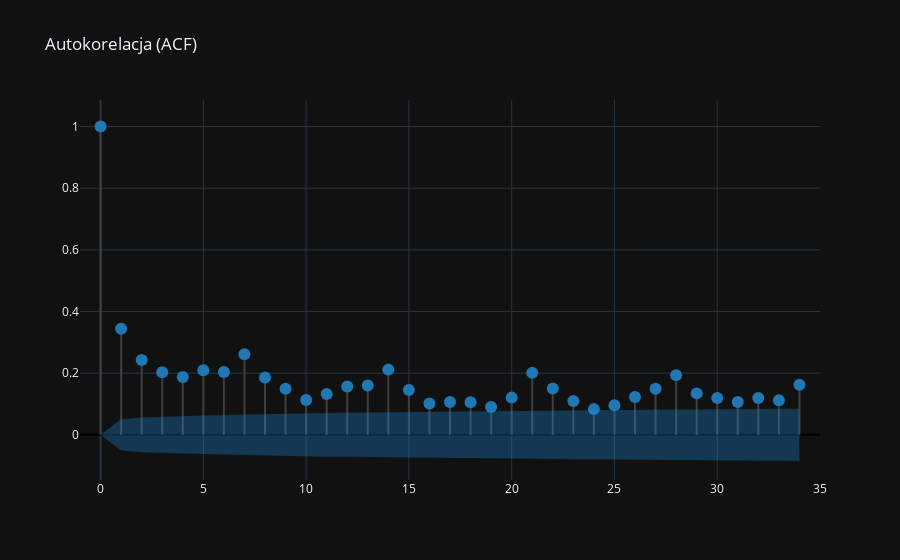
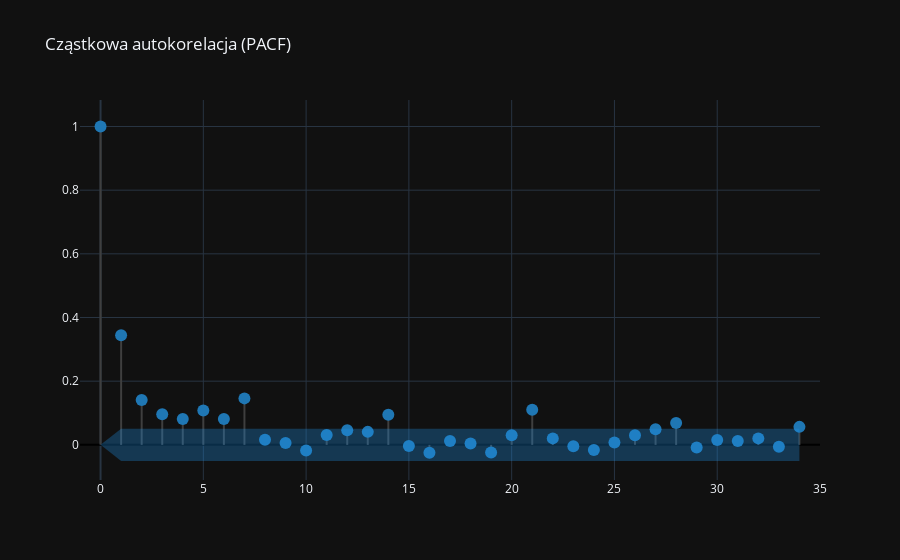

Notebook cell for these charts, in order:
### Markdown cell above
Ogólny trend spadkowy do 2020 roku, a następnie stopniowy wzrost aktywności. Sezonowość pozostaje stabilna przez cały okres, wskazując na cykliczne wzorce w danych. Reszty wykazują losowe wahania bez wyraźnych anomalii.

### Code cell
functions.plot_autocorrelation(df.value, title='Autokorelacja (ACF)', alpha=0.01, show_pacf=False)
functions.plot_autocorrelation(df.value, title='Cząstkowa autokorelacja (PACF)', alpha=0.01, show_pacf=True)

### Figure 1 — Plotly figure (JSON) as saved in the notebook; plotly's stock layout.template omitted (floating-point values rounded to 4 significant figures)
{"data": [{"line": {"color": "#3f3f3f"}, "mode": "lines", "showlegend": false, "type": "scatter", "x": [0, 0], "y": [0, 1]}, {"line": {"color": "#3f3f3f"}, "mode": "lines", "showlegend": false, "type": "scatter", "x": [1, 1], "y": [0, 0.344]}, {"line": {"color": "#3f3f3f"}, "mode": "lines", "showlegend": false, "type": "scatter", "x": [2, 2], "y": [0, 0.2424]}, {"line": {"color": "#3f3f3f"}, "mode": "lines", "showlegend": false, "type": "scatter", "x": [3, 3], "y": [0, 0.2033]}, {"line": {"color": "#3f3f3f"}, "mode": "lines", "showlegend": false, "type": "scatter", "x": [4, 4], "y": [0, 0.1872]}, {"line": {"color": "#3f3f3f"}, "mode": "lines", "showlegend": false, "type": "scatter", "x": [5, 5], "y": [0, 0.2096]}, {"line": {"color": "#3f3f3f"}, "mode": "lines", "showlegend": false, "type": "scatter", "x": [6, 6], "y": [0, 0.2037]}, {"line": {"color": "#3f3f3f"}, "mode": "lines", "showlegend": false, "type": "scatter", "x": [7, 7], "y": [0, 0.2613]}, {"line": {"color": "#3f3f3f"}, "mode": "lines", "showlegend": false, "type": "scatter", "x": [8, 8], "y": [0, 0.1857]}, {"line": {"color": "#3f3f3f"}, "mode": "lines", "showlegend": false, "type": "scatter", "x": [9, 9], "y": [0, 0.1492]}, {"line": {"color": "#3f3f3f"}, "mode": "lines", "showlegend": false, "type": "scatter", "x": [10, 10], "y": [0, 0.113]}, {"line": {"color": "#3f3f3f"}, "mode": "lines", "showlegend": false, "type": "scatter", "x": [11, 11], "y": [0, 0.1327]}, {"line": {"color": "#3f3f3f"}, "mode": "lines", "showlegend": false, "type": "scatter", "x": [12, 12], "y": [0, 0.1568]}, {"line": {"color": "#3f3f3f"}, "mode": "lines", "showlegend": false, "type": "scatter", "x": [13, 13], "y": [0, 0.1601]}, {"line": {"color": "#3f3f3f"}, "mode": "lines", "showlegend": false, "type": "scatter", "x": [14, 14], "y": [0, 0.2115]}, {"line": {"color": "#3f3f3f"}, "mode": "lines", "showlegend": false, "type": "scatter", "x": [15, 15], "y": [0, 0.1451]}, {"line": {"color": "#3f3f3f"}, "mode": "lines", "showlegend": false, "type": "scatter", "x": [16, 16], "y": [0, 0.1013]}, {"line": {"color": "#3f3f3f"}, "mode": "lines", "showlegend": false, "type": "scatter", "x": [17, 17], "y": [0, 0.1063]}, {"line": {"color": "#3f3f3f"}, "mode": "lines", "showlegend": false, "type": "scatter", "x": [18, 18], "y": [0, 0.1056]}, {"line": {"color": "#3f3f3f"}, "mode": "lines", "showlegend": false, "type": "scatter", "x": [19, 19], "y": [0, 0.08992]}, {"line": {"color": "#3f3f3f"}, "mode": "lines", "showlegend": false, "type": "scatter", "x": [20, 20], "y": [0, 0.1206]}, {"line": {"color": "#3f3f3f"}, "mode": "lines", "showlegend": false, "type": "scatter", "x": [21, 21], "y": [0, 0.2009]}, {"line": {"color": "#3f3f3f"}, "mode": "lines", "showlegend": false, "type": "scatter", "x": [22, 22], "y": [0, 0.1503]}, {"line": {"color": "#3f3f3f"}, "mode": "lines", "showlegend": false, "type": "scatter", "x": [23, 23], "y": [0, 0.1098]}, {"line": {"color": "#3f3f3f"}, "mode": "lines", "showlegend": false, "type": "scatter", "x": [24, 24], "y": [0, 0.08334]}, {"line": {"color": "#3f3f3f"}, "mode": "lines", "showlegend": false, "type": "scatter", "x": [25, 25], "y": [0, 0.09594]}, {"line": {"color": "#3f3f3f"}, "mode": "lines", "showlegend": false, "type": "scatter", "x": [26, 26], "y": [0, 0.1228]}, {"line": {"color": "#3f3f3f"}, "mode": "lines", "showlegend": false, "type": "scatter", "x": [27, 27], "y": [0, 0.1498]}, {"line": {"color": "#3f3f3f"}, "mode": "lines", "showlegend": false, "type": "scatter", "x": [28, 28], "y": [0, 0.1931]}, {"line": {"color": "#3f3f3f"}, "mode": "lines", "showlegend": false, "type": "scatter", "x": [29, 29], "y": [0, 0.1344]}, {"line": {"color": "#3f3f3f"}, "mode": "lines", "showlegend": false, "type": "scatter", "x": [30, 30], "y": [0, 0.1191]}, {"line": {"color": "#3f3f3f"}, "mode": "lines", "showlegend": false, "type": "scatter", "x": [31, 31], "y": [0, 0.1065]}, {"line": {"color": "#3f3f3f"}, "mode": "lines", "showlegend": false, "type": "scatter", "x": [32, 32], "y": [0, 0.1192]}, {"line": {"color": "#3f3f3f"}, "mode": "lines", "showlegend": false, "type": "scatter", "x": [33, 33], "y": [0, 0.1123]}, {"line": {"color": "#3f3f3f"}, "mode": "lines", "showlegend": false, "type": "scatter", "x": [34, 34], "y": [0, 0.1625]}, {"marker": {"color": "#1f77b4", "size": 12}, "mode": "markers", "showlegend": false, "type": "scatter", "x": [0, 1, 2, 3, 4, 5, 6, 7, 8, 9, 10, 11, 12, 13, 14, 15, 16, 17, 18, 19, 20, 21, 22, 23, 24, 25, 26, 27, 28, 29, 30, 31, 32, 33, 34], "y": [1, 0.344, 0.2424, 0.2033, 0.1872, 0.2096, 0.2037, 0.2613, 0.1857, 0.1492, 0.113, 0.1327, 0.1568, 0.1601, 0.2115, 0.1451, 0.1013, 0.1063, 0.1056, 0.08992, 0.1206, 0.2009, 0.1503, 0.1098, 0.08334, 0.09594, 0.1228, 0.1498, 0.1931, 0.1344, 0.1191, 0.1065, 0.1192, 0.1123, 0.1625]}, {"line": {"color": "rgba(255,255,255,0)"}, "mode": "lines", "showlegend": false, "type": "scatter", "x": [0, 1, 2, 3, 4, 5, 6, 7, 8, 9, 10, 11, 12, 13, 14, 15, 16, 17, 18, 19, 20, 21, 22, 23, 24, 25, 26, 27, 28, 29, 30, 31, 32, 33, 34], "y": [0, 0.05071, 0.05639, 0.05901, 0.06079, 0.06225, 0.06404, 0.06569, 0.06831, 0.06959, 0.07041, 0.07088, 0.07151, 0.07239, 0.0733, 0.07485, 0.07557, 0.07592, 0.0763, 0.07667, 0.07695, 0.07743, 0.07876, 0.07949, 0.07988, 0.08011, 0.0804, 0.08088, 0.08159, 0.08276, 0.08332, 0.08375, 0.0841, 0.08454, 0.08492]}, {"fill": "tonexty", "fillcolor": "rgba(32, 146, 230, 0.3)", "line": {"color": "rgba(255,255,255,0)"}, "mode": "lines", "showlegend": false, "type": "scatter", "x": [0, 1, 2, 3, 4, 5, 6, 7, 8, 9, 10, 11, 12, 13, 14, 15, 16, 17, 18, 19, 20, 21, 22, 23, 24, 25, 26, 27, 28, 29, 30, 31, 32, 33, 34], "y": [0, -0.05071, -0.05639, -0.05901, -0.06079, -0.06225, -0.06404, -0.06569, -0.06831, -0.06959, -0.07041, -0.07088, -0.07151, -0.07239, -0.0733, -0.07485, -0.07557, -0.07592, -0.0763, -0.07667, -0.07695, -0.07743, -0.07876, -0.07949, -0.07988, -0.08011, -0.0804, -0.08088, -0.08159, -0.08276, -0.08332, -0.08375, -0.0841, -0.08454, -0.08492]}], "layout": {"title": {"text": "Autokorelacja (ACF)"}, "xaxis": {"range": [-1, 35]}, "yaxis": {"zerolinecolor": "#000000"}}}

### Figure 2 — Plotly figure (JSON) as saved in the notebook; plotly's stock layout.template omitted (floating-point values rounded to 4 significant figures)
{"data": [{"line": {"color": "#3f3f3f"}, "mode": "lines", "showlegend": false, "type": "scatter", "x": [0, 0], "y": [0, 1]}, {"line": {"color": "#3f3f3f"}, "mode": "lines", "showlegend": false, "type": "scatter", "x": [1, 1], "y": [0, 0.3441]}, {"line": {"color": "#3f3f3f"}, "mode": "lines", "showlegend": false, "type": "scatter", "x": [2, 2], "y": [0, 0.1409]}, {"line": {"color": "#3f3f3f"}, "mode": "lines", "showlegend": false, "type": "scatter", "x": [3, 3], "y": [0, 0.09639]}, {"line": {"color": "#3f3f3f"}, "mode": "lines", "showlegend": false, "type": "scatter", "x": [4, 4], "y": [0, 0.0814]}, {"line": {"color": "#3f3f3f"}, "mode": "lines", "showlegend": false, "type": "scatter", "x": [5, 5], "y": [0, 0.1079]}, {"line": {"color": "#3f3f3f"}, "mode": "lines", "showlegend": false, "type": "scatter", "x": [6, 6], "y": [0, 0.08105]}, {"line": {"color": "#3f3f3f"}, "mode": "lines", "showlegend": false, "type": "scatter", "x": [7, 7], "y": [0, 0.146]}, {"line": {"color": "#3f3f3f"}, "mode": "lines", "showlegend": false, "type": "scatter", "x": [8, 8], "y": [0, 0.016]}, {"line": {"color": "#3f3f3f"}, "mode": "lines", "showlegend": false, "type": "scatter", "x": [9, 9], "y": [0, 0.005502]}, {"line": {"color": "#3f3f3f"}, "mode": "lines", "showlegend": false, "type": "scatter", "x": [10, 10], "y": [0, -0.01775]}, {"line": {"color": "#3f3f3f"}, "mode": "lines", "showlegend": false, "type": "scatter", "x": [11, 11], "y": [0, 0.03066]}, {"line": {"color": "#3f3f3f"}, "mode": "lines", "showlegend": false, "type": "scatter", "x": [12, 12], "y": [0, 0.04579]}, {"line": {"color": "#3f3f3f"}, "mode": "lines", "showlegend": false, "type": "scatter", "x": [13, 13], "y": [0, 0.04078]}, {"line": {"color": "#3f3f3f"}, "mode": "lines", "showlegend": false, "type": "scatter", "x": [14, 14], "y": [0, 0.09423]}, {"line": {"color": "#3f3f3f"}, "mode": "lines", "showlegend": false, "type": "scatter", "x": [15, 15], "y": [0, -0.00356]}, {"line": {"color": "#3f3f3f"}, "mode": "lines", "showlegend": false, "type": "scatter", "x": [16, 16], "y": [0, -0.02477]}, {"line": {"color": "#3f3f3f"}, "mode": "lines", "showlegend": false, "type": "scatter", "x": [17, 17], "y": [0, 0.01228]}, {"line": {"color": "#3f3f3f"}, "mode": "lines", "showlegend": false, "type": "scatter", "x": [18, 18], "y": [0, 0.00395]}, {"line": {"color": "#3f3f3f"}, "mode": "lines", "showlegend": false, "type": "scatter", "x": [19, 19], "y": [0, -0.02417]}, {"line": {"color": "#3f3f3f"}, "mode": "lines", "showlegend": false, "type": "scatter", "x": [20, 20], "y": [0, 0.03035]}, {"line": {"color": "#3f3f3f"}, "mode": "lines", "showlegend": false, "type": "scatter", "x": [21, 21], "y": [0, 0.1105]}, {"line": {"color": "#3f3f3f"}, "mode": "lines", "showlegend": false, "type": "scatter", "x": [22, 22], "y": [0, 0.02035]}, {"line": {"color": "#3f3f3f"}, "mode": "lines", "showlegend": false, "type": "scatter", "x": [23, 23], "y": [0, -0.00404]}, {"line": {"color": "#3f3f3f"}, "mode": "lines", "showlegend": false, "type": "scatter", "x": [24, 24], "y": [0, -0.01581]}, {"line": {"color": "#3f3f3f"}, "mode": "lines", "showlegend": false, "type": "scatter", "x": [25, 25], "y": [0, 0.007645]}, {"line": {"color": "#3f3f3f"}, "mode": "lines", "showlegend": false, "type": "scatter", "x": [26, 26], "y": [0, 0.03009]}, {"line": {"color": "#3f3f3f"}, "mode": "lines", "showlegend": false, "type": "scatter", "x": [27, 27], "y": [0, 0.04896]}, {"line": {"color": "#3f3f3f"}, "mode": "lines", "showlegend": false, "type": "scatter", "x": [28, 28], "y": [0, 0.06864]}, {"line": {"color": "#3f3f3f"}, "mode": "lines", "showlegend": false, "type": "scatter", "x": [29, 29], "y": [0, -0.00838]}, {"line": {"color": "#3f3f3f"}, "mode": "lines", "showlegend": false, "type": "scatter", "x": [30, 30], "y": [0, 0.01507]}, {"line": {"color": "#3f3f3f"}, "mode": "lines", "showlegend": false, "type": "scatter", "x": [31, 31], "y": [0, 0.01243]}, {"line": {"color": "#3f3f3f"}, "mode": "lines", "showlegend": false, "type": "scatter", "x": [32, 32], "y": [0, 0.02034]}, {"line": {"color": "#3f3f3f"}, "mode": "lines", "showlegend": false, "type": "scatter", "x": [33, 33], "y": [0, -0.006125]}, {"line": {"color": "#3f3f3f"}, "mode": "lines", "showlegend": false, "type": "scatter", "x": [34, 34], "y": [0, 0.05649]}, {"marker": {"color": "#1f77b4", "size": 12}, "mode": "markers", "showlegend": false, "type": "scatter", "x": [0, 1, 2, 3, 4, 5, 6, 7, 8, 9, 10, 11, 12, 13, 14, 15, 16, 17, 18, 19, 20, 21, 22, 23, 24, 25, 26, 27, 28, 29, 30, 31, 32, 33, 34], "y": [1, 0.3441, 0.1409, 0.09639, 0.0814, 0.1079, 0.08105, 0.146, 0.016, 0.005502, -0.01775, 0.03066, 0.04579, 0.04078, 0.09423, -0.00356, -0.02477, 0.01228, 0.00395, -0.02417, 0.03035, 0.1105, 0.02035, -0.00404, -0.01581, 0.007645, 0.03009, 0.04896, 0.06864, -0.00838, 0.01507, 0.01243, 0.02034, -0.006125, 0.05649]}, {"line": {"color": "rgba(255,255,255,0)"}, "mode": "lines", "showlegend": false, "type": "scatter", "x": [0, 1, 2, 3, 4, 5, 6, 7, 8, 9, 10, 11, 12, 13, 14, 15, 16, 17, 18, 19, 20, 21, 22, 23, 24, 25, 26, 27, 28, 29, 30, 31, 32, 33, 34], "y": [0, 0.05071, 0.05071, 0.05071, 0.05071, 0.05071, 0.05071, 0.05071, 0.05071, 0.05071, 0.05071, 0.05071, 0.05071, 0.05071, 0.05071, 0.05071, 0.05071, 0.05071, 0.05071, 0.05071, 0.05071, 0.05071, 0.05071, 0.05071, 0.05071, 0.05071, 0.05071, 0.05071, 0.05071, 0.05071, 0.05071, 0.05071, 0.05071, 0.05071, 0.05071]}, {"fill": "tonexty", "fillcolor": "rgba(32, 146, 230, 0.3)", "line": {"color": "rgba(255,255,255,0)"}, "mode": "lines", "showlegend": false, "type": "scatter", "x": [0, 1, 2, 3, 4, 5, 6, 7, 8, 9, 10, 11, 12, 13, 14, 15, 16, 17, 18, 19, 20, 21, 22, 23, 24, 25, 26, 27, 28, 29, 30, 31, 32, 33, 34], "y": [0, -0.05071, -0.05071, -0.05071, -0.05071, -0.05071, -0.05071, -0.05071, -0.05071, -0.05071, -0.05071, -0.05071, -0.05071, -0.05071, -0.05071, -0.05071, -0.05071, -0.05071, -0.05071, -0.05071, -0.05071, -0.05071, -0.05071, -0.05071, -0.05071, -0.05071, -0.05071, -0.05071, -0.05071, -0.05071, -0.05071, -0.05071, -0.05071, -0.05071, -0.05071]}], "layout": {"title": {"text": "Cząstkowa autokorelacja (PACF)"}, "xaxis": {"range": [-1, 35]}, "yaxis": {"zerolinecolor": "#000000"}}}
